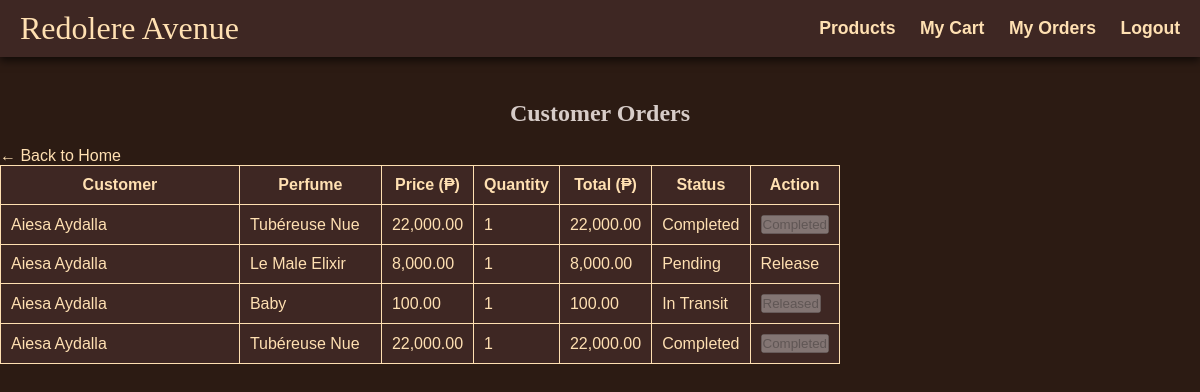
Page /admin_OList.php (signed in) on the committed database.
### tables this page shows
CREATE TABLE `orders` (
  `order_id` int(11) NOT NULL,
  `user_id` int(11) DEFAULT NULL,
  `perfume_id` int(11) DEFAULT NULL,
  `quantity` int(11) DEFAULT NULL,
  `total_price` decimal(10,2) DEFAULT NULL,
  `status` enum('Pending','In Transit','Completed') DEFAULT 'Pending',
  `ordered_at` datetime NOT NULL DEFAULT current_timestamp(),
  `completed_at` datetime NOT NULL DEFAULT current_timestamp() ON UPDATE current_timestamp()
);

CREATE TABLE `users` (
  `user_id` int(11) NOT NULL,
  `first_name` varchar(50) DEFAULT NULL,
  `last_name` varchar(50) DEFAULT NULL,
  `email` varchar(100) DEFAULT NULL,
  `password` varchar(255) DEFAULT NULL,
  `user_type` enum('Admin','Customer') NOT NULL
);

CREATE TABLE `perfumes` (
  `perfume_id` int(11) NOT NULL,
  `perfume_name` varchar(100) DEFAULT NULL,
  `perfume_brand` varchar(100) DEFAULT NULL,
  `perfume_price` decimal(10,2) DEFAULT NULL,
  `perfume_stock` int(11) DEFAULT NULL,
  `perfume_scent_profile` text DEFAULT NULL,
  `created_at` datetime NOT NULL DEFAULT current_timestamp(),
  `updated_at` datetime NOT NULL DEFAULT current_timestamp() ON UPDATE current_timestamp()
);

### admin_OList.php (the view, shortened to what this page needs)
<?php
include 'connect.php';
$orders = $conn->query("SELECT o.*, p.perfume_name, p.perfume_price, u.first_name, u.last_name FROM orders o
    JOIN perfumes p ON o.perfume_id = p.perfume_id
    JOIN users u ON o.user_id = u.user_id");
?>
<!DOCTYPE html>
<html lang="en">
<head>
    <link rel="stylesheet" href="style.css">
</head>
<body>
    <nav>
        <div class="site_title">
            <p>Redolere Avenue</p>
        </div>
        <div class="buttons">
            <a href="user_OPage.php">Products</a>
            <a href="user_Cart.php">My Cart</a>
            <a href="user_OList.php">My Orders</a>
            <a href="logout.php">Logout</a>
        </div>
    </nav>
    <h2>Customer Orders</h2>
    <a href="admin_Home.php">← Back to Home</a>
    <?php if ($orders->num_rows > 0): ?>
        <table>
            <tr>
                <th>Customer</th>
                <th>Perfume</th>
                <th>Price (₱)</th>
                <th>Quantity</th>
                <th>Total (₱)</th>
                <th>Status</th>
                <th>Action</th>
            </tr>
            <?php while ($order = $orders->fetch_assoc()): ?>
                <tr>
                    <td><?= $order['first_name'] . " " . $order['last_name'] ?></td>
                    <td><?= $order['perfume_name'] ?></td>
                    <td><?= number_format($order['perfume_price'], 2) ?></td>
                    <td><?= $order['quantity'] ?></td>
                    <td><?= number_format($order['total_price'], 2) ?></td>
                    <td>
                        <span class="status <?php
                                            if ($order['status'] == 'Pending') {
                                                echo 'pending';
                                            } elseif ($order['status'] == 'In Transit') {
                                                echo 'in-transit';
                                            } else {
                                                echo 'completed';
                                            }
                                            ?>"><?= $order['status'] ?></span>
                    </td>
                    <td>
                        <?php if ($order['status'] == 'Pending'): ?>
                            <a href="admin_OList.php?release=<?= $order['order_id'] ?>" class="release-btn">Release</a>
                        <?php elseif ($order['status'] == 'In Transit'): ?>
                            <button class="release-btn" disabled>Released</button>
                        <?php else: ?>
                            <button class="release-btn" disabled>Completed</button>
                        <?php endif; ?>
                    </td>
                </tr>
            <?php endwhile; ?>
        </table>
    <?php else: ?>
        <p style="text-align:center; font-size: 1.2em;">No Orders Yet</p>
    <?php endif; ?>
</body>
</html>

### style.css (style rules this page uses)
* { margin: 0; padding: 0; box-sizing: border-box; }
body { font-family: "Arial", sans-serif; background-color: #2c1b13; color: #f5f0e1; height: 100vh; }
nav { background-color: #3e2723; display: flex; align-items: center; justify-content: space-between; gap: 2em; position: fixed; top: 0; width: 100%; z-index: 999; box-shadow: 0 4px 8px rgba(0, 0, 0, 0.6); padding: 0 10px 0 0; }
nav a { color: #ffe0b2; text-decoration: none; font-weight: bold; font-size: 1.1em; transition: color 0.3s ease; margin: 0 10px; }
nav p { font-family: "Playfair Display", serif; font-size: 2em; color: #ffe0b2; padding: 10px 20px; }
h2 { margin-top: 100px; color: #d7ccc8; text-align: center; margin-bottom: 20px; font-family: "Playfair Display", serif; }
a { display: inline-block; text-decoration: none; color: #ffe0b2; }
table, th, td { border-color: #6d4c41; border: solid 1px; width: 70%; padding: 10px; }
table { border-collapse: collapse; background-color: #3e2723; color: #ffe0b2; }

### rows in the picture
orders: user.first_name "Aiesa", user.last_name "Aydalla", perfume.perfume_name "Tubéreuse Nue", perfume.perfume_price "22,000.00", quantity "1", total_price "22,000.00", status "Completed"
orders: user.first_name "Aiesa", user.last_name "Aydalla", perfume.perfume_name "Le Male Elixir", perfume.perfume_price "8,000.00", quantity "1", total_price "8,000.00", status "Pending"
orders: user.first_name "Aiesa", user.last_name "Aydalla", perfume.perfume_name "Baby", perfume.perfume_price "100.00", quantity "1", total_price "100.00", status "In Transit", shows "Released"
orders: user.first_name "Aiesa", user.last_name "Aydalla", perfume.perfume_name "Tubéreuse Nue", perfume.perfume_price "22,000.00", quantity "1", total_price "22,000.00", status "Completed"
